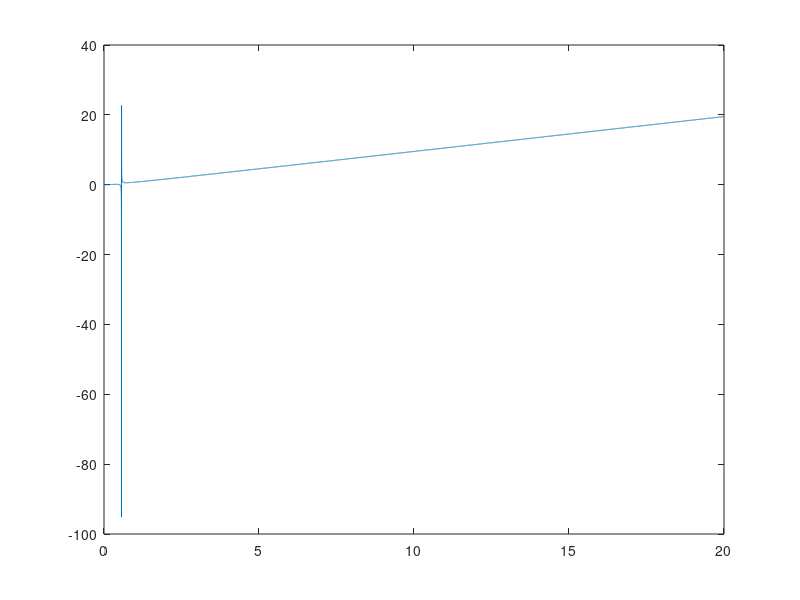

Reproduce this figure in MATLAB. (Note: this script raises an error after producing the figure.)


##Para el problema vamos a dar usar la derivada aproximada
##y con eso obtener los maximos y los minimos.

##Primero, escribimos en el Octave la formula dada en el problema.

c = @(r) (pi * ( (r.^2) .* ( (1/2) - r ) ) ) ./ ( 1 - ( pi*(r.^2) ) );
dc = @(r) derivadaAproximada(c,r,0.00000001);

##Nos graficamos ambas funciones
plot([0:0.001:20], c([0:0.001:20]));


solucion = NR_ap(dc,0.4,1000)
dc(solucion)
disp("Mirando el gráfico, nos encontramos con un maximo LOCAL alrededor de 0.4\n");

solucion = NR_ap(dc,0.65,1000)
dc(solucion)
disp("Mirando el gráfico, nos encontramos con un minimo LOCAL alrededor de 0.65\n");